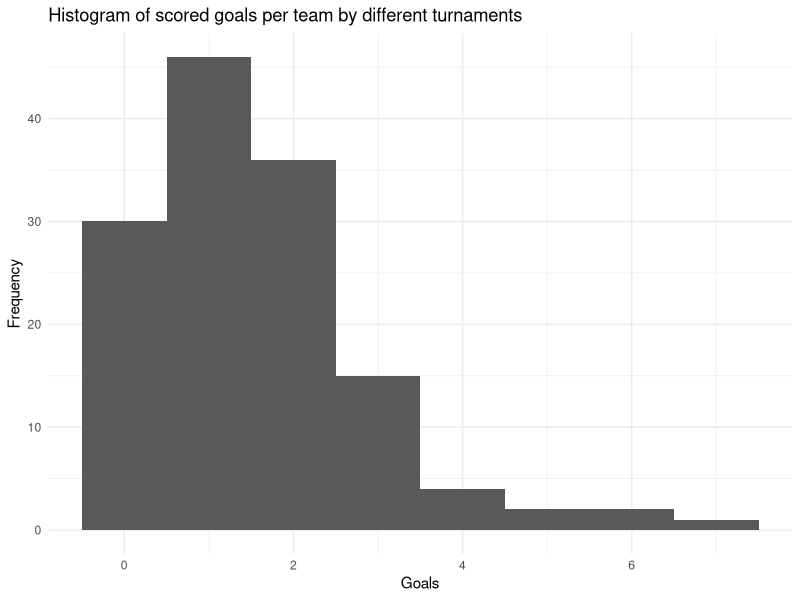

This chart was generated by the following R code:
## ---- chunk 1
  library(tidyverse)
## ---- chunk 2
all_games = read.csv("all_games.csv")
print(paste0("Loaded : ", nrow(all_games), " games"))
## ---- chunk 3
# Define the list of teams
# Define the list of teams that qualified for Euro 2024
teams <- c("Germany", "Scotland", "France", "Italy", "Spain", "England", "Hungary", "Switzerland", "Croatia", "Albania", "Poland", "Netherlands", "Slovenia", "Denmark", "Serbia", "Romania", "Ukraine", "Belgium", "Slovakia", "Türkiye", "Georgia", "Portugal", "Czechia", "Austria")

# Create a lookup table with all country names and their corresponding codes (if needed)
lookup <- data.frame(
  Code <- c("de", "sct", "fr", "it", "es", "eng", "hu", "ch", "hr", "al", "pl", "nl", "si", "dk", "rs", "ro", "ua", "be", "sk", "tr", "ge", "pt", "cz", "at"),
  Name = teams
)

# Function to extract and standardize country names
extract_country_names <- function(df) {
  df %>%
    rowwise() %>%
    mutate(
      Home = {
        home_parts <- strsplit(Home, " ")[[1]]
        home_name <- ifelse(home_parts[2] %in% lookup$Code, lookup$Name[lookup$Code == home_parts[2]], home_parts[1])
        home_name
      },
      Away = {
        away_parts <- strsplit(Away, " ")[[1]]
        away_name <- ifelse(away_parts[1] %in% lookup$Code, lookup$Name[lookup$Code == away_parts[1]], away_parts[2])
        away_name
      }
    ) %>%
    ungroup()
}

# Apply the function to extract and standardize country names
games_with_names <- extract_country_names(all_games)

# Function to filter rows based on the country names
filter_games <- function(df, teams) {
  df %>%
    filter(Home %in% teams & Away %in% teams)
}

# Apply the filter function
filtered_games <- filter_games(games_with_names, teams)

out = filtered_games %>% select(Home, HomeGoals, AwayGoals, Away, Date, Competition_Name, MatchURL)
write.csv(out , file = "games_before_euro24.csv", row.names = FALSE)
## ---- chunk 4
# Histogram of scored goals by different turnaments. 

filtered_games %>% 
  ggplot(aes(x = HomeGoals)) +
  geom_histogram(binwidth = 1) +
  geom_histogram(aes(x = AwayGoals), binwidth = 1) +
  labs(title = "Histogram of scored goals per team by different turnaments", x = "Goals", y = "Frequency") +
  theme_minimal()

## ---- chunk 5
library(kableExtra)
kableExtra::kable(out, align = "rlrlrrrr", caption = "Games between teams taking part in the Euro 2024")
